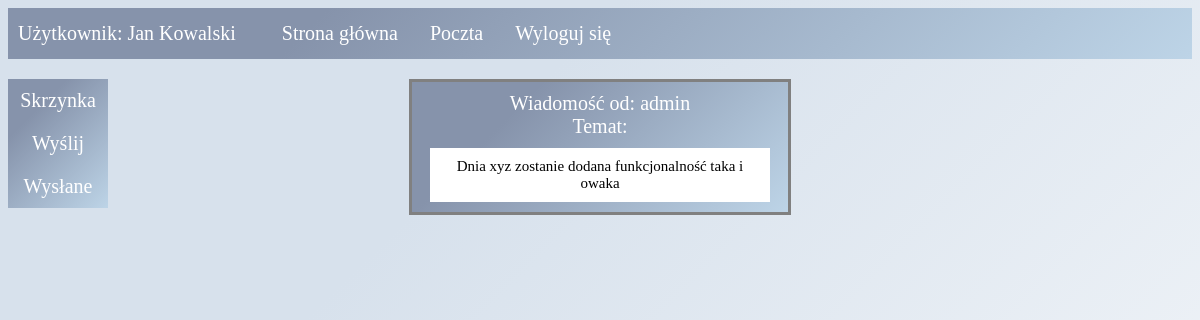
The page /przeczytaj.php?id_wiadomosci=1 (signed in) on the database its author committed.
### tables this page shows
CREATE TABLE `wiadomosci` (
  `id_wiadomosci` int(11) NOT NULL,
  `temat` varchar(50) NOT NULL,
  `tresc` varchar(1000) NOT NULL,
  `od` varchar(30) NOT NULL,
  `do` varchar(30) NOT NULL,
  `status` int(1) NOT NULL
);

### przeczytaj.php (the view, shortened to what this page needs)
<!DOCTYPE HTML>
<html lang="pl">
<head>
    <link rel="stylesheet" href="style_test.css">
</head>
<body>
<ul id="menu">
     <li id="powitanie"><?php
	echo "Użytkownik: ".$_SESSION['imie']. ' '.$_SESSION['nazwisko'];
?></li>
     <li><a <?php if($_SESSION['typ_prac'] == 'rejestrator'){
			echo 'href="szpital.php"';
		}
		elseif($_SESSION['typ_prac'] == 'lekarz'){
			echo 'href="panel.php"';
		}?>>Strona główna</a></li>
     <li><a href="poczta.php">Poczta</a></li>
     <li><a href="logout.php">Wyloguj się</a></li>
</ul>
 <div class="vertical-menu">
  <a href="poczta.php">Skrzynka</a>
  <a href="wyslij.php">Wyślij</a>
  <a href="wyslane.php">Wysłane</a>
</div>
<?php
    $id_w = $_GET['id_wiadomosci'];
    require_once "connect.php";
    $conn = @new mysqli($host, $db_user, $db_password, $db_name);
    $sql = "SELECT * FROM wiadomosci WHERE id_wiadomosci = '" .$id_w."'";
    $result = mysqli_query($conn, $sql);
    $row = mysqli_fetch_array($result);
    ?>
<div class="logowanie">
    <?php
        echo "Wiadomość od: " .$row['od'];
        echo "<br>";
        echo "Temat: " .$row['temat'];
    ?>
    <div class="wiadomosc_box">
        <?php
        echo $row['tresc'];
    ?>
    </div>
</div>
</body>
</html>

### style_test.css (style rules this page uses)
body { background-color: #ffffff; background-image: linear-gradient(315deg, #ffffff 0%, #d7e1ec 74%); background-size: 100% 100vw; }
.logowanie { justify-content: center; text-align: center; background-color: #bdd4e7; background-image: linear-gradient(315deg, #bdd4e7 0%, #8693ab 74%); margin: auto; width: 30%; border: 3px solid gray; padding: 10px; color: white; font-size: 20px; }
.wiadomosc_box { text-align: center; background-color: white; margin: auto; margin-top: 10px; width: 90%; padding: 10px; color: black; font-size: 15px; }
#menu { list-style-type: none; margin: 0; padding: 0; overflow: hidden; background-color: #bdd4e7; background-image: linear-gradient(315deg, #bdd4e7 0%, #8693ab 74%); margin-bottom: 20px; }
li { float: left }
#powitanie { font-size: 20px; display: block; color: white; text-align: center; margin-left: 10px; margin-right: 30px; margin-top: 14px; text-decoration: none; }
li a { font-size: 20px; display: block; color: white; text-align: center; text-decoration: none; padding: 14px 16px; transition-duration: 0.4s; }
.vertical-menu { width: 100px; float: left; margin-right: 10px; background-color: #bdd4e7; background-image: linear-gradient(315deg, #bdd4e7 0%, #8693ab 74%); }
.vertical-menu a { font-size: 20px; display: block; color: white; text-align: center; text-decoration: none; padding: 10px; transition-duration: 0.4s; }

### rows shown on the page
wiadomosci: od "admin", tresc "Dnia xyz zostanie dodana funkcjonalność taka i owaka"

### other values the page prints
$_SESSION['imie'] "Jan"
$_SESSION['nazwisko'] "Kowalski"
